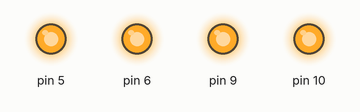
Simulated run of this sketch. Board: Arduino Uno, built with avr-gcc and run on an emulated ATmega328P. Parts: output pins drawn as LEDs (lit = HIGH).

Above: at 1.0 s.
At 5.5 s:
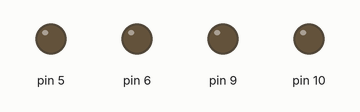
Timing chart, 0 to 6.9 s (numbered marks = the images above):
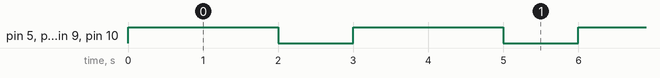

The sketch:

checking_Motors1.ino
```cpp
/*
  Simple Motor Test Code
  Based on Nexus Robot Manual PWM Pins: 5, 6, 9, 10
*/

void setup() {
  // Set all motor pins to OUTPUT mode
  pinMode(5, OUTPUT);
  pinMode(6, OUTPUT);
  pinMode(9, OUTPUT);
  pinMode(10, OUTPUT);
}

void loop() {
  // PHASE 1: SPIN ALL WHEELS (Full Speed)
  // We use analogWrite because these are PWM pins [cite: 475]
  analogWrite(5, 255);   // Pin 5
  analogWrite(6, 255);   // Pin 6
  analogWrite(9, 255);   // Pin 9
  analogWrite(10, 255);  // Pin 10

  delay(2000); // Run for 2 seconds

  // PHASE 2: STOP (Rest)
  analogWrite(5, 0);
  analogWrite(6, 0);
  analogWrite(9, 0);
  analogWrite(10, 0);

  delay(1000); // Stop for 1 second
}
```

Measured:
- by itself, pin 5, pin 6, pin 9, pin 10: alternates HIGH for 2.0 s and LOW for 1.0 s
